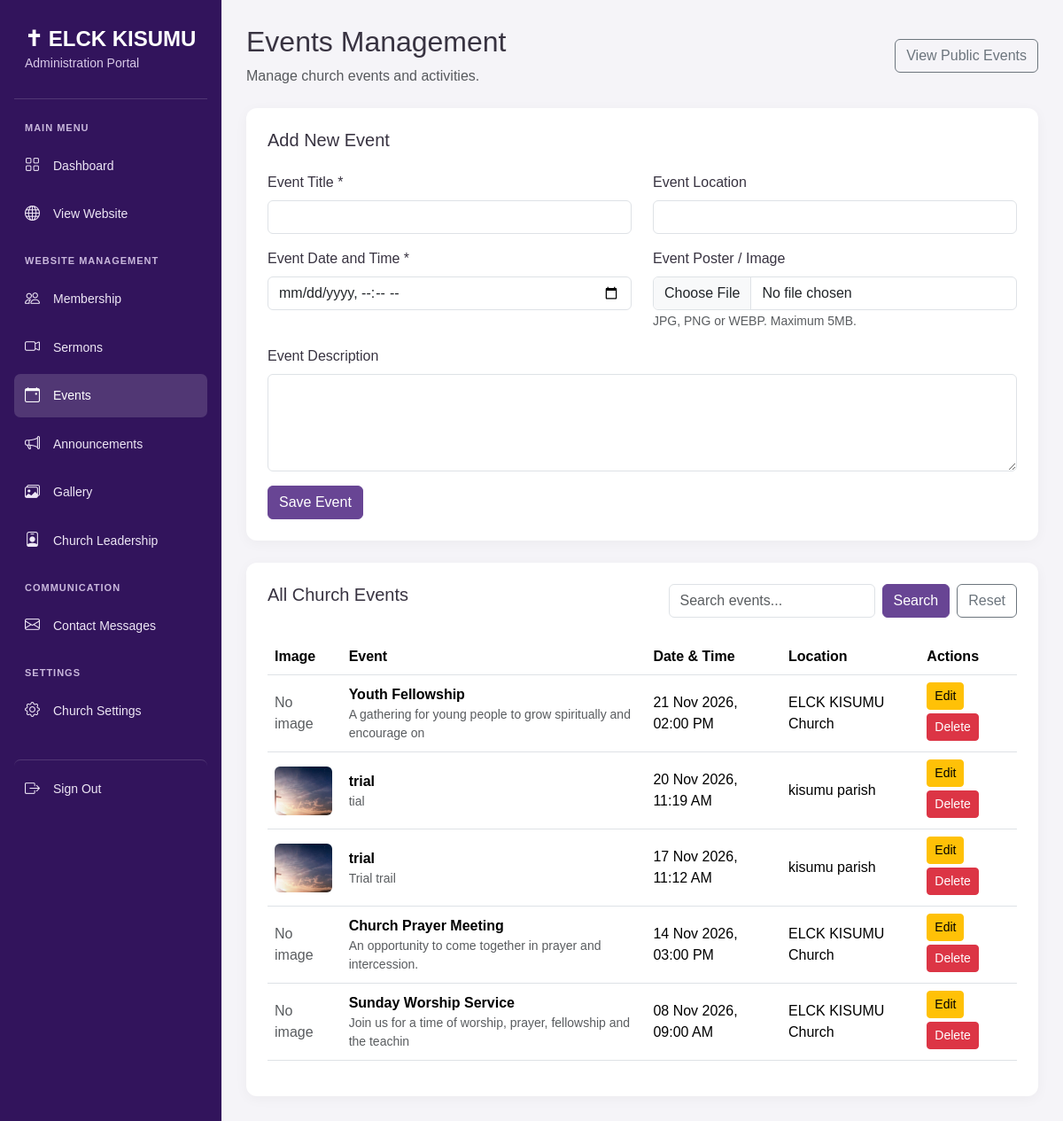
Page /admin/events.php (signed in) on the committed database.
### tables this page shows
CREATE TABLE `events` (
  `id` int(11) NOT NULL,
  `title` varchar(200) NOT NULL,
  `description` text DEFAULT NULL,
  `event_date` datetime DEFAULT NULL,
  `location` varchar(200) DEFAULT NULL,
  `image` varchar(255) DEFAULT NULL,
  `created_at` timestamp NOT NULL DEFAULT current_timestamp()
);

### admin/events.php (the view, shortened to what this page needs)
<?php
require_once 'auth.php';
function e($value) {
    return htmlspecialchars((string)$value, ENT_QUOTES, 'UTF-8');
}
$editEvent = null;
$search = trim($_GET['search'] ?? '');
if ($search !== '') {
    $stmt = $pdo->prepare("
        SELECT * FROM events
        WHERE title LIKE ? OR location LIKE ?
        ORDER BY event_date DESC
    ");
    $term = "%$search%";
    $stmt->execute([$term, $term]);
} else {
    $stmt = $pdo->query("SELECT * FROM events ORDER BY event_date DESC");
}
$events = $stmt->fetchAll();
function datetimeLocal($value) {
    if (!$value) {
        return '';
    }
    return date('Y-m-d\TH:i', strtotime($value));
}
?>
<!DOCTYPE html>
<html lang="en">
<head>
    <link href="https://cdn.jsdelivr.net/npm/bootstrap@5.3.3/dist/css/bootstrap.min.css" rel="stylesheet">
    <link rel="stylesheet" href="https://cdn.jsdelivr.net/npm/bootstrap-icons@1.11.3/font/bootstrap-icons.min.css">
</head>
<body>
<aside class="sidebar">
    <div class="sidebar-brand">
        <h4>✝ ELCK KISUMU</h4>
        <small>Administration Portal</small>
    </div>
    <div class="sidebar-label">MAIN MENU</div>
    <a href="index.php"><i class="bi bi-grid"></i> Dashboard</a>
    <a href="../index.php" target="_blank"><i class="bi bi-globe"></i> View Website</a>
    <div class="sidebar-label">WEBSITE MANAGEMENT</div>
    <a href="members.php"><i class="bi bi-people"></i> Membership</a>
    <a href="sermons.php"><i class="bi bi-camera-video"></i> Sermons</a>
    <a href="events.php" class="active"><i class="bi bi-calendar-event"></i> Events</a>
    <a href="announcements.php"><i class="bi bi-megaphone"></i> Announcements</a>
    <a href="gallery.php"><i class="bi bi-images"></i> Gallery</a>
    <a href="leadership.php"><i class="bi bi-person-badge"></i> Church Leadership</a>
    <div class="sidebar-label">COMMUNICATION</div>
    <a href="messages.php"><i class="bi bi-envelope"></i> Contact Messages</a>
    <div class="sidebar-label">SETTINGS</div>
    <a href="settings.php"><i class="bi bi-gear"></i> Church Settings</a>
    <a href="logout.php" class="logout-link"><i class="bi bi-box-arrow-right"></i> Sign Out</a>
</aside>
<main class="main-content">
        <div class="d-flex justify-content-between align-items-center mb-4">
            <div>
                <h2>Events Management</h2>
                <p class="text-muted mb-0">Manage church events and activities.</p>
            </div>
            <a href="../events.php" target="_blank" class="btn btn-outline-secondary">
                View Public Events
            </a>
        </div>
        <div class="panel">
            <h5 class="mb-4">
                <?= $editEvent ? 'Edit Event' : 'Add New Event' ?>
            </h5>
            <form method="POST" enctype="multipart/form-data">
                <div class="row">
                    <div class="col-md-6 mb-3">
                        <label class="form-label">Event Title *</label>
                        <input type="text" name="title" class="form-control"
                               maxlength="200" required
                               value="<?= e($editEvent['title'] ?? '') ?>">
                    </div>
                    <div class="col-md-6 mb-3">
                        <label class="form-label">Event Location</label>
                        <input type="text" name="location" class="form-control"
                               maxlength="200"
                               value="<?= e($editEvent['location'] ?? '') ?>">
                    </div>
                    <div class="col-md-6 mb-3">
                        <label class="form-label">Event Date and Time *</label>
                        <input type="datetime-local" name="event_date"
                               class="form-control" required
                               value="<?= e(datetimeLocal($editEvent['event_date'] ?? '')) ?>">
                    </div>
                    <div class="col-md-6 mb-3">
                        <label class="form-label">Event Poster / Image</label>
                        <input type="file" name="image" class="form-control"
                               accept=".jpg,.jpeg,.png,.webp,image/jpeg,image/png,image/webp">
                        <small class="text-muted">JPG, PNG or WEBP. Maximum 5MB.</small>
                    </div>
                    <div class="col-12 mb-3">
                        <label class="form-label">Event Description</label>
                        <textarea name="description" class="form-control"
                                  rows="4"><?= e($editEvent['description'] ?? '') ?></textarea>
                    </div>
                </div>
                <button type="submit" class="btn btn-purple">
                    <?= $editEvent ? 'Update Event' : 'Save Event' ?>
                </button>
            </form>
        </div>
        <div class="panel">
            <div class="d-flex flex-wrap justify-content-between gap-3 mb-4">
                <h5>All Church Events</h5>
                <form method="GET" class="d-flex gap-2">
                    <input type="text" name="search" class="form-control"
                           placeholder="Search events..."
                           value="<?= e($search) ?>">
                    <button class="btn btn-purple">Search</button>
                    <a href="events.php" class="btn btn-outline-secondary">Reset</a>
                </form>
            </div>
            <div class="table-responsive">
                <table class="table table-hover align-middle">
                    <thead>
                        <tr>
                            <th>Image</th>
                            <th>Event</th>
                            <th>Date & Time</th>
                            <th>Location</th>
                            <th>Actions</th>
                        </tr>
                    </thead>
                    <tbody>
                    <?php if ($events): ?>
                        <?php foreach ($events as $event): ?>
                            <tr>
                                <td>
                                    <?php if (!empty($event['image'])): ?>
                                        <img src="../uploads/<?= e(basename($event['image'])) ?>"
                                             class="event-image" alt="Event image">
                                    <?php else: ?>
                                        <span class="text-muted">No image</span>
                                    <?php endif; ?>
                                </td>
                                <td>
                                    <strong><?= e($event['title']) ?></strong>
                                    <div class="small text-muted">
                                        <?= e(substr($event['description'] ?? '', 0, 65)) ?>
                                    </div>
                                </td>
                                <td>
                                    <?= e(date('d M Y, h:i A', strtotime($event['event_date']))) ?>
                                </td>
                                <td><?= e($event['location'] ?? '') ?></td>
                                <td>
                                    <a href="events.php?edit=<?= (int)$event['id'] ?>"
                                       class="btn btn-sm btn-warning mb-1">Edit</a>
                                    <form method="POST" class="d-inline"
                                          onsubmit="return confirm('Delete this event?')">
                                        <button class="btn btn-sm btn-danger mb-1">
                                            Delete
                                        </button>
                                    </form>
                                </td>
                            </tr>
                        <?php endforeach; ?>
                    <?php endif; ?>
                    </tbody>
                </table>
            </div>
        </div>
</main>
</body>
</html>

### admin/events.php (style rules this page uses)
:root { --purple: #32145c; --purple-light: #684594; --gold: #d6a448; --background: #f5f4f8; --text: #383341; }
* { box-sizing: border-box; }
body { margin: 0; background: var(--background); color: var(--text); font-family: Arial, sans-serif; }
.sidebar { position: fixed; top: 0; bottom: 0; left: 0; width: 250px; padding: 25px 16px; background: var(--purple); color: #fff; overflow-y: auto; z-index: 1000; }
.sidebar-brand { padding: 5px 12px 28px; border-bottom: 1px solid rgba(255,255,255,.15); margin-bottom: 24px; }
.sidebar-brand h4 { font-weight: 700; margin: 0; color: #fff; }
.sidebar-brand small { color: #d8c9e7; }
.sidebar-label { color: #c9b8dc; font-size: 11px; font-weight: 700; letter-spacing: 1px; padding: 0 12px; margin: 20px 0 10px; }
.sidebar a { display: flex; align-items: center; gap: 12px; color: #eee7f5; text-decoration: none; padding: 12px; border-radius: 7px; margin-bottom: 5px; font-size: 14px; }
.sidebar a:hover, .sidebar a.active { background: rgba(255,255,255,.15); color: #fff; }
.sidebar a i { font-size: 17px; width: 20px; }
.main-content { margin-left: 250px; padding: 28px; }
.panel { background: #fff; border-radius: 12px; padding: 24px; box-shadow: 0 3px 15px rgba(0,0,0,.04); margin-bottom: 25px; }
.btn-purple { background: var(--purple-light); color: #fff; border: 1px solid var(--purple-light); }
.event-image { width: 65px; height: 55px; object-fit: cover; border-radius: 6px; }
.logout-link { margin-top: 30px; border-top: 1px solid rgba(255,255,255,.15); padding-top: 20px !important; }

### rows in the picture
events: shows "No image", title "Youth Fellowship", description "A gathering for young people to grow spiritually and encourage on", event_date "21 Nov 2026, 02:00 PM", location "ELCK KISUMU Church"
events: image (picture), title "trial", description "tial", event_date "20 Nov 2026, 11:19 AM", location "kisumu parish"
events: image (picture), title "trial", description "Trial trail", event_date "17 Nov 2026, 11:12 AM", location "kisumu parish"
events: shows "No image", title "Church Prayer Meeting", description "An opportunity to come together in prayer and intercession.", event_date "14 Nov 2026, 03:00 PM", location "ELCK KISUMU Church"
events: shows "No image", title "Sunday Worship Service", description "Join us for a time of worship, prayer, fellowship and the teachin", event_date "08 Nov 2026, 09:00 AM", location "ELCK KISUMU Church"
